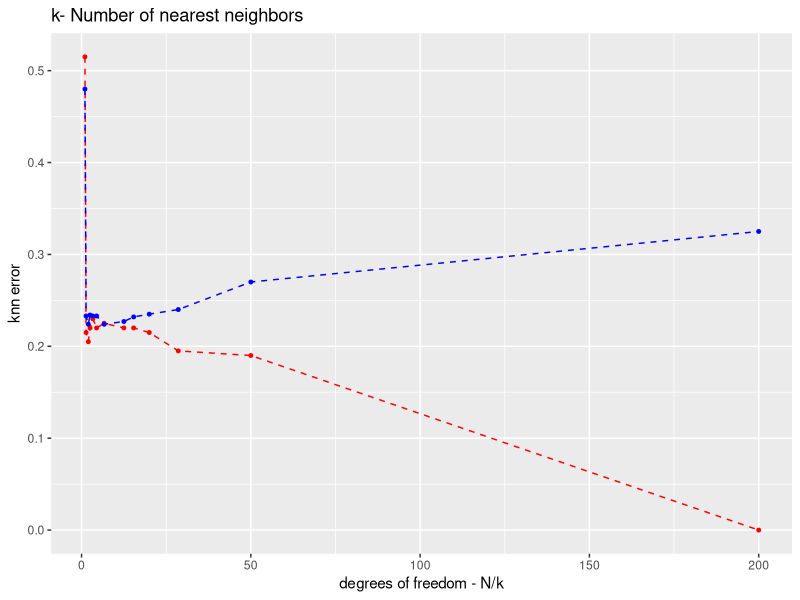
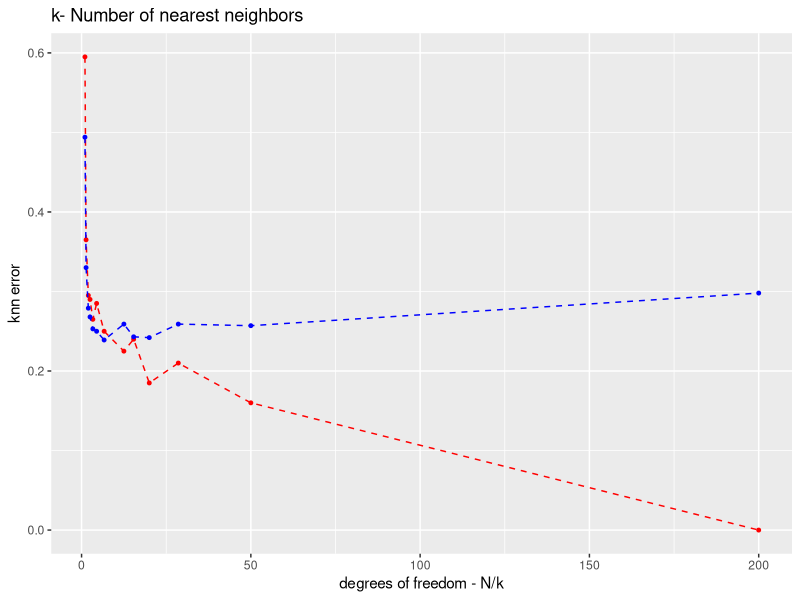

R code for these plots, in order:
#question-5 knn for scenario 1 and 2 

library(MASS)
library(class)

#Scenario 1 

#generation of training data 
#train data - green labels
set.seed(2000)
mean1  =  t(c(2,1))
cov1   =  matrix(c(1,0,0,1),nrow=2)
green_train_data =  mvrnorm(100,mean1,cov1)
green_train_data =  data.frame(green_train_data)
green_train_data$label  =  1


#train data - red labels
set.seed(2000)
mean2  =  t(c(1,2))
cova2  =  matrix(c(1,0,0,1),nrow=2)
red_train_data  =  mvrnorm(100,mean2,cova2)
red_train_data  =  data.frame(red_train_data)
red_train_data$label  =  0


train_data  =  rbind(green_train_data,red_train_data)


#generation of test data 

#test data - green labels
set.seed(2014)
mean_t1  =  t(c(2,1))
cov_t1   =  matrix(c(1,0,0,1),nrow=2)
green_test_data =  mvrnorm(500,mean_t1,cov_t1)
green_test_data =  data.frame(green_test_data)
green_test_data$label  =  1


#test data - red labels
set.seed(2014)
mean_t2  =  t(c(1,2))
cova_t2  =  matrix(c(1,0,0,1),nrow=2)
red_test_data  =  mvrnorm(500,mean_t2,cova_t2)
red_test_data  =  data.frame(red_test_data)
red_test_data$label  =  0

test_data  =  rbind(green_test_data,red_test_data)


#knn train 
n_neighbors = c(1,4,7,10,13,16,30,45,60,80,100,150,200)
knn_train_err = c()

for (i in (1:length(n_neighbors))){ 
  
  y_train_pred_knn = knn(train = train_data[,-3],
                         test = train_data[,-3], 
                         cl = train_data[,3], k= n_neighbors[i]  )
  
  train_data$knnpredicted = 1
  
  train_data$knnpredicted[ y_train_pred_knn != train_data$label] = 0 
  err = 1 - mean(train_data$knnpredicted)
  cat('training error for', n_neighbors[i] , 'neighbors is' , err, '\n')
  knn_train_err = c(knn_train_err, err)
  train_data = train_data[,-4]
  
}


cat('\n')

#knn test error
n_neighbors = c(1,4,7,10,13,16,30,45,60,80,100,150,200)
knn_test_err = c()

for (i in (1:length(n_neighbors))){ 
  y_test_pred_knn = knn(train = train_data[,-3],
                        test = test_data[,-3], 
                        cl = train_data[,3], k= n_neighbors[i]  )
  
  test_data$knnpredicted = 1
  test_data$knnpredicted[ y_test_pred_knn != test_data$label] = 0 
  err = 1 - mean(test_data$knnpredicted)
  cat('test error for', n_neighbors[i] , 'neighbors is' , err, '\n')
  knn_test_err = c(knn_test_err, err)
  test_data = test_data[,-4]
}


degrees_of_freedom = 200 / n_neighbors

library(ggplot2)
ggplot()+
  geom_line(aes(degrees_of_freedom,knn_train_err),linetype = 'dashed', colour = 'red')+
  geom_point(aes(degrees_of_freedom,knn_train_err), colour = 'red', size = 1)+
  geom_line(aes(degrees_of_freedom,knn_test_err),linetype = 'dashed', colour = 'blue')+
  geom_point(aes(degrees_of_freedom,knn_test_err), colour = 'blue', size = 1)+
  ggtitle('k- Number of nearest neighbors')+
  xlab('degrees of freedom - N/k')+
  ylab('knn error')



#Scenario 2

#generate ten centers, which are treated as fixed parameters
Sig <- matrix(c(1,0,0,1),nrow=2)
seed_center <- 16
set.seed(seed_center)
center_green <- mvrnorm(n=10,c(1,0),Sig)
center_red <- mvrnorm(n=10,c(0,1),Sig)

##define a function "gendata2" first
gendata2 <-function(n,mu1,mu2,Sig1,Sig2,myseed)
{
  set.seed(myseed)
  mean1 <- mu1[sample(1:10,n,replace=T),]
  mean2 <- mu2[sample(1:10,n,replace=T),]
  green <- matrix(0,ncol=2,nrow=n)
  red <- matrix(0,ncol=2,nrow=n)
  for(i in 1:n){
    green[i,] <- mvrnorm(1,mean1[i,],Sig1)
    red[i,] <- mvrnorm(1,mean2[i,],Sig2)
  }
  x <- rbind(green,red)
  return(x)
}

#generate the training set
seed_train <- 2000
ntrain <- 100
train2 <- gendata2(ntrain,center_green,center_red,Sig/5,Sig/5,seed_train)
ytrain <- c(rep(1,ntrain),rep(0,ntrain))

colnames(train2) = c("X1","X2")
train_data =  cbind(train2,ytrain)
train_data = as.data.frame(train_data)

#generate the test set
seed_test <- 2014
ntest <- 500
test2 <- gendata2(ntest,center_green,center_red,Sig/5,Sig/5,seed_test)
ytest <- c(rep(1,ntest),rep(0,ntest))
colnames(test2) = c("X1","X2")

test_data =  cbind(test2,ytest)
test_data = as.data.frame(test_data)

#knn train 
cat('\n\n Scenario-2 \n\n')
n_neighbors = c(1,4,7,10,13,16,30,45,60,80,100,150,200)
knn_train_err = c()

for (i in (1:length(n_neighbors))){ 
  
  y_train_pred_knn = knn(train = train_data[,-3],
                         test = train_data[,-3], 
                         cl = train_data[,3], k= n_neighbors[i]  )
  
  train_data$knnpredicted = 1
  
  train_data$knnpredicted[ y_train_pred_knn != train_data$ytrain] = 0 
  err = 1 - mean(train_data$knnpredicted)
  cat('training error for', n_neighbors[i] , 'neighbors is' , err, '\n')
  knn_train_err = c(knn_train_err, err)
  train_data = train_data[,-4]
  
}

cat('\n')

#knn test error
n_neighbors = c(1,4,7,10,13,16,30,45,60,80,100,150,200)
knn_test_err = c()

for (i in (1:length(n_neighbors))){ 
  y_test_pred_knn = knn(train = train_data[,-3],
                        test = test_data[,-3], 
                        cl = train_data[,3], k= n_neighbors[i]  )
  
  test_data$knnpredicted = 1
  test_data$knnpredicted[ y_test_pred_knn != test_data$ytest] = 0 
  err = 1 - mean(test_data$knnpredicted)
  cat('test error for', n_neighbors[i] , 'neighbors is' , err, '\n')
  knn_test_err = c(knn_test_err, err)
  test_data = test_data[,-4]
}



library(ggplot2)
ggplot()+
  geom_line(aes(degrees_of_freedom,knn_train_err),linetype = 'dashed', colour = 'red')+
  geom_point(aes(degrees_of_freedom,knn_train_err), colour = 'red', size = 1)+
  geom_line(aes(degrees_of_freedom,knn_test_err),linetype = 'dashed', colour = 'blue')+
  geom_point(aes(degrees_of_freedom,knn_test_err), colour = 'blue', size = 1)+
  ggtitle('k- Number of nearest neighbors')+
  xlab('degrees of freedom - N/k')+
  ylab('knn error')
